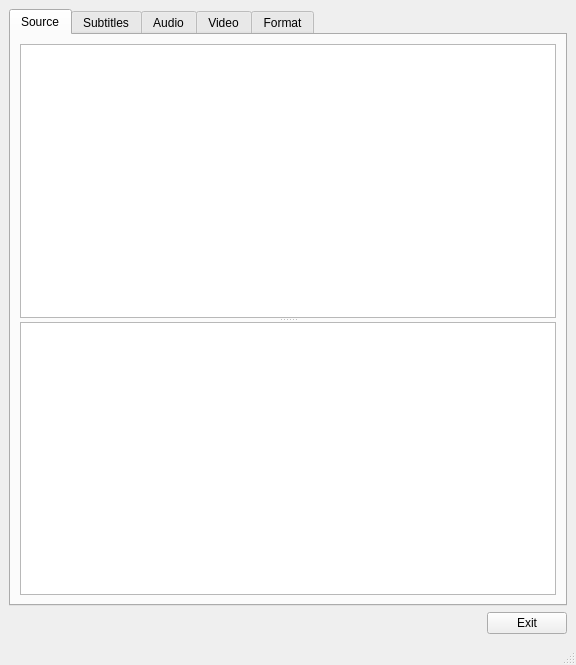
<?xml version="1.0" encoding="UTF-8"?>
<ui version="4.0">
 <class>BR_MainWindow</class>
 <widget class="QMainWindow" name="BR_MainWindow">
  <property name="geometry">
   <rect>
    <x>0</x>
    <y>0</y>
    <width>576</width>
    <height>665</height>
   </rect>
  </property>
  <property name="sizePolicy">
   <sizepolicy hsizetype="Expanding" vsizetype="Expanding">
    <horstretch>0</horstretch>
    <verstretch>0</verstretch>
   </sizepolicy>
  </property>
  <property name="minimumSize">
   <size>
    <width>0</width>
    <height>0</height>
   </size>
  </property>
  <property name="windowTitle">
   <string>Baserip</string>
  </property>
  <property name="windowIcon">
   <iconset>
    <normaloff>:/icons/baserip.png</normaloff>:/icons/baserip.png</iconset>
  </property>
  <widget class="QWidget" name="centralwidget">
   <layout class="QVBoxLayout" name="verticalLayout">
    <item>
     <widget class="QTabWidget" name="tabWidget">
      <property name="currentIndex">
       <number>0</number>
      </property>
      <widget class="QWidget" name="tabSource">
       <attribute name="title">
        <string>Source</string>
       </attribute>
       <layout class="QVBoxLayout" name="verticalLayout_2">
        <item>
         <widget class="QSplitter" name="splitter">
          <property name="orientation">
           <enum>Qt::Vertical</enum>
          </property>
          <widget class="SourceTreeView" name="DVDTree">
           <property name="sizePolicy">
            <sizepolicy hsizetype="Expanding" vsizetype="Expanding">
             <horstretch>0</horstretch>
             <verstretch>100</verstretch>
            </sizepolicy>
           </property>
          </widget>
          <widget class="QTextEdit" name="textTrackInfo">
           <property name="sizePolicy">
            <sizepolicy hsizetype="Expanding" vsizetype="Expanding">
             <horstretch>0</horstretch>
             <verstretch>100</verstretch>
            </sizepolicy>
           </property>
           <property name="undoRedoEnabled">
            <bool>false</bool>
           </property>
           <property name="readOnly">
            <bool>true</bool>
           </property>
          </widget>
         </widget>
        </item>
       </layout>
      </widget>
      <widget class="QWidget" name="tabSubtitles">
       <attribute name="title">
        <string>Subtitles</string>
       </attribute>
       <layout class="QVBoxLayout" name="verticalLayout_3">
        <item>
         <widget class="QScrollArea" name="SscrollArea">
          <property name="widgetResizable">
           <bool>true</bool>
          </property>
          <widget class="QWidget" name="scrollAreaWidgetContents">
           <property name="geometry">
            <rect>
             <x>0</x>
             <y>0</y>
             <width>94</width>
             <height>24</height>
            </rect>
           </property>
          </widget>
         </widget>
        </item>
       </layout>
      </widget>
      <widget class="QWidget" name="tabAudio">
       <attribute name="title">
        <string>Audio</string>
       </attribute>
       <layout class="QVBoxLayout" name="verticalLayout_4">
        <item>
         <widget class="QScrollArea" name="AscrollArea">
          <property name="widgetResizable">
           <bool>true</bool>
          </property>
          <widget class="QWidget" name="scrollAreaWidgetContents_2">
           <property name="geometry">
            <rect>
             <x>0</x>
             <y>0</y>
             <width>94</width>
             <height>24</height>
            </rect>
           </property>
          </widget>
         </widget>
        </item>
       </layout>
      </widget>
      <widget class="QWidget" name="tabVideo">
       <attribute name="title">
        <string>Video</string>
       </attribute>
       <layout class="QVBoxLayout" name="verticalLayout_5">
        <item>
         <widget class="QScrollArea" name="VscrollArea">
          <property name="sizePolicy">
           <sizepolicy hsizetype="Expanding" vsizetype="Expanding">
            <horstretch>0</horstretch>
            <verstretch>100</verstretch>
           </sizepolicy>
          </property>
          <property name="widgetResizable">
           <bool>true</bool>
          </property>
          <property name="alignment">
           <set>Qt::AlignCenter</set>
          </property>
          <widget class="QWidget" name="scrollAreaWidgetContents_3">
           <property name="geometry">
            <rect>
             <x>0</x>
             <y>0</y>
             <width>94</width>
             <height>24</height>
            </rect>
           </property>
          </widget>
         </widget>
        </item>
       </layout>
      </widget>
      <widget class="QWidget" name="tabFormat">
       <attribute name="title">
        <string>Format</string>
       </attribute>
       <layout class="QVBoxLayout" name="verticalLayout_7">
        <item>
         <layout class="QVBoxLayout" name="verticalLayout_6">
          <item>
           <widget class="QScrollArea" name="FscrollArea">
            <property name="widgetResizable">
             <bool>true</bool>
            </property>
            <widget class="QWidget" name="scrollAreaWidgetContents_4">
             <property name="geometry">
              <rect>
               <x>0</x>
               <y>0</y>
               <width>94</width>
               <height>24</height>
              </rect>
             </property>
            </widget>
           </widget>
          </item>
          <item>
           <layout class="QFormLayout" name="formLayout_2">
            <item row="0" column="0">
             <widget class="QLabel" name="label">
              <property name="text">
               <string>Output Directory:</string>
              </property>
             </widget>
            </item>
            <item row="0" column="1">
             <layout class="QHBoxLayout" name="horizontalLayout_2">
              <item>
               <widget class="QLineEdit" name="op_dir_edit">
                <property name="toolTip">
                 <string>&lt;html&gt;&lt;head/&gt;&lt;body&gt;&lt;p&gt;&lt;span style=&quot; font-weight:600;&quot;&gt;%T&lt;/span&gt; - Title of the track&lt;/p&gt;&lt;p&gt;&lt;span style=&quot; font-weight:600;&quot;&gt;%N&lt;/span&gt; - Number of the selected track (useful for batch encoding)&lt;/p&gt;&lt;p&gt;&lt;span style=&quot; font-weight:600;&quot;&gt;%L&lt;/span&gt; - Length of the selected track&lt;/p&gt;&lt;p&gt;&lt;span style=&quot; font-weight:600;&quot;&gt;%f &lt;/span&gt;- The first letter of the title (useful for organisation)&lt;/p&gt;&lt;/body&gt;&lt;/html&gt;</string>
                </property>
               </widget>
              </item>
              <item>
               <widget class="QPushButton" name="btnSelDir">
                <property name="text">
                 <string>Select</string>
                </property>
                <property name="icon">
                 <iconset>
                  <normaloff>:/icons/folder-blue.png</normaloff>:/icons/folder-blue.png</iconset>
                </property>
               </widget>
              </item>
             </layout>
            </item>
            <item row="1" column="0">
             <widget class="QLabel" name="label_2">
              <property name="text">
               <string>File Name:</string>
              </property>
             </widget>
            </item>
            <item row="1" column="1">
             <widget class="QLineEdit" name="op_file_edit">
              <property name="toolTip">
               <string>&lt;html&gt;&lt;head/&gt;&lt;body&gt;&lt;p&gt;&lt;span style=&quot; font-weight:600;&quot;&gt;%T&lt;/span&gt; - Title of the track&lt;/p&gt;&lt;p&gt;&lt;span style=&quot; font-weight:600;&quot;&gt;%N&lt;/span&gt; - Number of the selected track (useful for batch encoding)&lt;/p&gt;&lt;p&gt;&lt;span style=&quot; font-weight:600;&quot;&gt;%L&lt;/span&gt; - Length of the selected track&lt;/p&gt;&lt;p&gt;&lt;span style=&quot; font-weight:600;&quot;&gt;%f &lt;/span&gt;- The first letter of the title (useful for organisation)&lt;/p&gt;&lt;/body&gt;&lt;/html&gt;</string>
              </property>
              <property name="text">
               <string/>
              </property>
             </widget>
            </item>
           </layout>
          </item>
          <item>
           <widget class="QPushButton" name="btnStart">
            <property name="text">
             <string>Start</string>
            </property>
           </widget>
          </item>
         </layout>
        </item>
       </layout>
      </widget>
     </widget>
    </item>
    <item>
     <layout class="QHBoxLayout" name="horizontalLayout">
      <item>
       <spacer name="horizontalSpacer">
        <property name="orientation">
         <enum>Qt::Horizontal</enum>
        </property>
        <property name="sizeHint" stdset="0">
         <size>
          <width>40</width>
          <height>20</height>
         </size>
        </property>
       </spacer>
      </item>
      <item>
       <widget class="QPushButton" name="btnExit">
        <property name="text">
         <string>Exit</string>
        </property>
        <property name="icon">
         <iconset>
          <normaloff>:/icons/application-exit.png</normaloff>:/icons/application-exit.png</iconset>
        </property>
       </widget>
      </item>
     </layout>
    </item>
   </layout>
  </widget>
  <widget class="QStatusBar" name="statusbar"/>
 </widget>
 <customwidgets>
  <customwidget>
   <class>SourceTreeView</class>
   <extends>QTreeView</extends>
   <header>baserip/forms.h</header>
  </customwidget>
 </customwidgets>
 <resources/>
 <connections/>
</ui>
